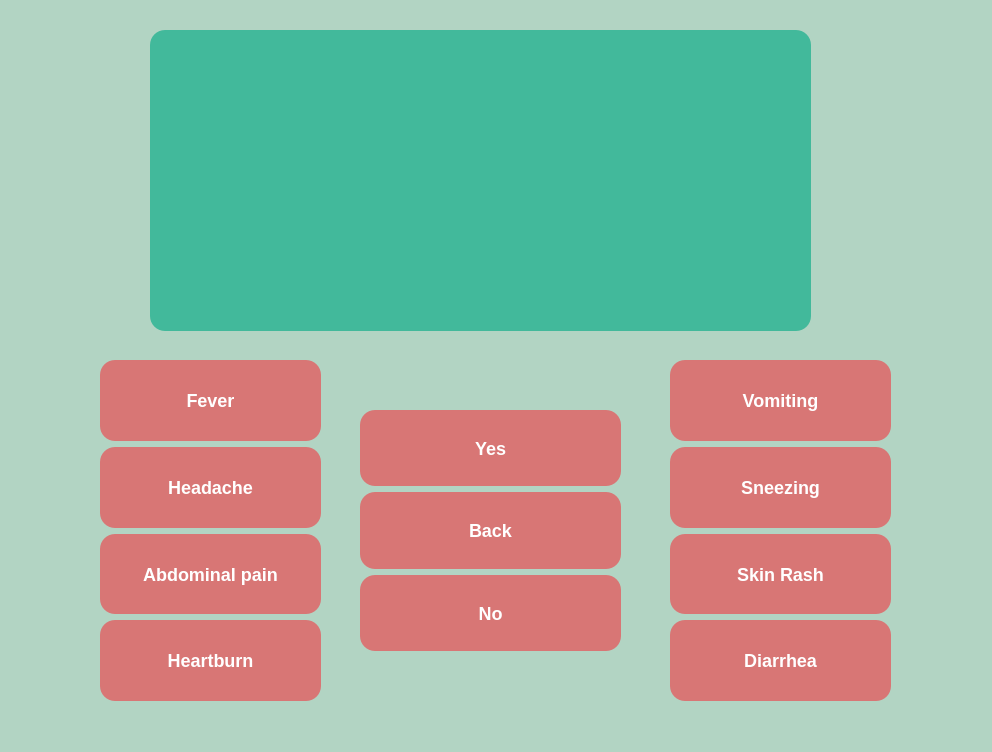
<?xml version="1.0" encoding="UTF-8"?>
<ui version="4.0">
 <class>MainWindow</class>
 <widget class="QMainWindow" name="MainWindow">
  <property name="geometry">
   <rect>
    <x>0</x>
    <y>0</y>
    <width>992</width>
    <height>752</height>
   </rect>
  </property>
  <property name="windowTitle">
   <string>DocBot</string>
  </property>
  <property name="styleSheet">
   <string notr="true">
QWidget
{
	background-color: rgb(178, 212, 195);
	color: white;

}


/*-----QLabel-----*/
QLabel
{
	background-color: transparent;
	color: white;
	font-weight: bold;
	font-size: 18px;


}


/*-----QPushButton-----*/
QPushButton
{
	background-color: rgb(216, 118, 117);
	color: #fff;
	font-size: 18px;
	font-weight: bold;
	border-top-right-radius: 15px;
	border-top-left-radius: 15px;
	border-bottom-right-radius: 15px;
	border-bottom-left-radius: 15px;
	padding: 10px;

}


QPushButton::disabled
{
	background-color: #5c5c5c;

}


QPushButton::hover
{
	background-color: rgb(207, 86, 86);

}


QPushButton::pressed
{
	background-color: rgb(190, 54, 54);

}



/*-----QLineEdit-----*/
QLineEdit
{
	background-color: red;
	color: #2a547f;
	border: none;
	padding: 5px;

}

QTextEdit
{
	background-color: rgb(66, 185, 155);
	color: white;
	border: none;
    font-weight: bold;
	font-size: 13px;
	padding: 5px;
	border-top-right-radius: 15px;
	border-top-left-radius: 15px;
	border-bottom-right-radius: 15px;
	border-bottom-left-radius: 15px;

}

QTextEdit::hover
{
	background-color: rgb(53, 151, 126);

}
</string>
  </property>
  <widget class="QWidget" name="centralwidget">
   <widget class="QTextBrowser" name="browser">
    <property name="geometry">
     <rect>
      <x>150</x>
      <y>30</y>
      <width>661</width>
      <height>301</height>
     </rect>
    </property>
   </widget>
   <widget class="QWidget" name="verticalLayoutWidget">
    <property name="geometry">
     <rect>
      <x>100</x>
      <y>360</y>
      <width>221</width>
      <height>341</height>
     </rect>
    </property>
    <layout class="QVBoxLayout" name="verticalLayout">
     <item>
      <widget class="QPushButton" name="fever">
       <property name="maximumSize">
        <size>
         <width>300</width>
         <height>3000</height>
        </size>
       </property>
       <property name="text">
        <string>Fever</string>
       </property>
      </widget>
     </item>
     <item>
      <widget class="QPushButton" name="headache">
       <property name="maximumSize">
        <size>
         <width>300</width>
         <height>3000</height>
        </size>
       </property>
       <property name="text">
        <string>Headache</string>
       </property>
      </widget>
     </item>
     <item>
      <widget class="QPushButton" name="ab">
       <property name="maximumSize">
        <size>
         <width>300</width>
         <height>3000</height>
        </size>
       </property>
       <property name="text">
        <string>Abdominal pain</string>
       </property>
      </widget>
     </item>
     <item>
      <widget class="QPushButton" name="heartburn">
       <property name="maximumSize">
        <size>
         <width>300</width>
         <height>3000</height>
        </size>
       </property>
       <property name="text">
        <string>Heartburn</string>
       </property>
      </widget>
     </item>
    </layout>
   </widget>
   <widget class="QWidget" name="verticalLayoutWidget_3">
    <property name="geometry">
     <rect>
      <x>670</x>
      <y>360</y>
      <width>221</width>
      <height>341</height>
     </rect>
    </property>
    <layout class="QVBoxLayout" name="verticalLayout_4">
     <item>
      <widget class="QPushButton" name="vomiting">
       <property name="maximumSize">
        <size>
         <width>300</width>
         <height>3000</height>
        </size>
       </property>
       <property name="text">
        <string>Vomiting</string>
       </property>
      </widget>
     </item>
     <item>
      <widget class="QPushButton" name="sneezing">
       <property name="maximumSize">
        <size>
         <width>300</width>
         <height>3000</height>
        </size>
       </property>
       <property name="text">
        <string>Sneezing</string>
       </property>
      </widget>
     </item>
     <item>
      <widget class="QPushButton" name="sr">
       <property name="maximumSize">
        <size>
         <width>300</width>
         <height>3000</height>
        </size>
       </property>
       <property name="text">
        <string>Skin Rash</string>
       </property>
      </widget>
     </item>
     <item>
      <widget class="QPushButton" name="diarrhea">
       <property name="maximumSize">
        <size>
         <width>300</width>
         <height>3000</height>
        </size>
       </property>
       <property name="text">
        <string>Diarrhea</string>
       </property>
      </widget>
     </item>
    </layout>
   </widget>
   <widget class="QWidget" name="layoutWidget">
    <property name="geometry">
     <rect>
      <x>360</x>
      <y>410</y>
      <width>261</width>
      <height>241</height>
     </rect>
    </property>
    <layout class="QVBoxLayout" name="verticalLayout_2">
     <item>
      <widget class="QPushButton" name="yes">
       <property name="maximumSize">
        <size>
         <width>16777215</width>
         <height>3000</height>
        </size>
       </property>
       <property name="text">
        <string>Yes</string>
       </property>
      </widget>
     </item>
     <item>
      <widget class="QPushButton" name="back">
       <property name="maximumSize">
        <size>
         <width>16777215</width>
         <height>3000</height>
        </size>
       </property>
       <property name="text">
        <string>Back</string>
       </property>
      </widget>
     </item>
     <item>
      <widget class="QPushButton" name="no">
       <property name="maximumSize">
        <size>
         <width>16777215</width>
         <height>3000</height>
        </size>
       </property>
       <property name="text">
        <string>No</string>
       </property>
      </widget>
     </item>
    </layout>
   </widget>
  </widget>
  <widget class="QStatusBar" name="statusbar"/>
 </widget>
 <resources/>
 <connections/>
</ui>
